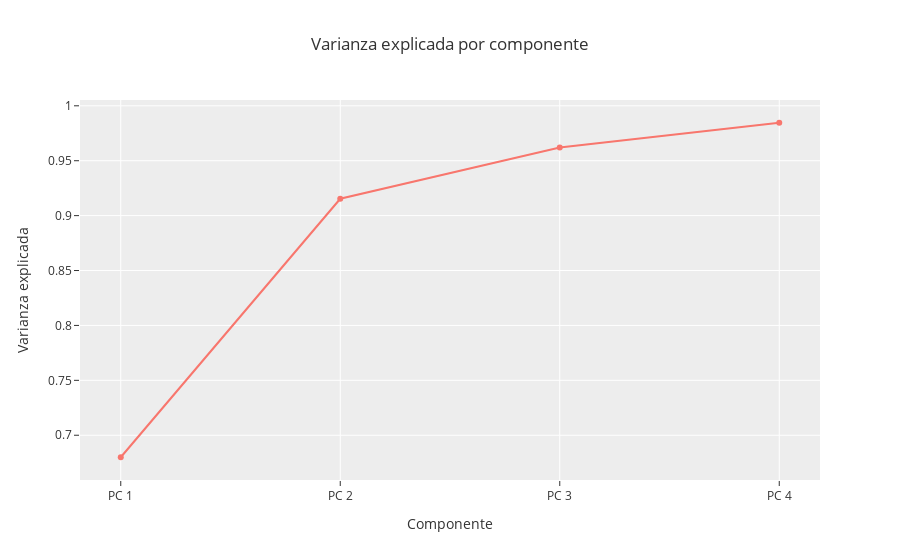

The notebook cell this image was saved under:
### Code cell
print("Varianza por componente: ", pca.explained_variance_)
print("Porcentaje de varianza explicada por componente: ", 
      pca.explained_variance_ratio_)

df_ev = pd.DataFrame({
    "Varianza explicada": np.cumsum(pca.explained_variance_ratio_),
    "Componente": [f'PC {x}' for x in range(1,n_components+1)]
})
fig = px.line(df_ev, x='Componente', y='Varianza explicada', markers=True,
              title="Varianza explicada por componente")
fig.show()

### Figure 1 — Plotly figure (JSON) as saved in the notebook; plotly's stock layout.template omitted (floating-point values rounded to 4 significant figures)
{"data": [{"hovertemplate": "Componente=%{x}<br>Varianza explicada=%{y}<extra></extra>", "legendgroup": "", "line": {"color": "#F8766D", "dash": "solid"}, "marker": {"symbol": "circle"}, "mode": "lines+markers", "name": "", "orientation": "v", "showlegend": false, "type": "scatter", "x": ["PC 1", "PC 2", "PC 3", "PC 4"], "xaxis": "x", "y": [0.68, 0.9154, 0.962, 0.9846], "yaxis": "y"}], "layout": {"legend": {"tracegroupgap": 0}, "title": {"text": "Varianza explicada por componente"}, "xaxis": {"anchor": "y", "domain": [0, 1], "title": {"text": "Componente"}}, "yaxis": {"anchor": "x", "domain": [0, 1], "title": {"text": "Varianza explicada"}}}}
